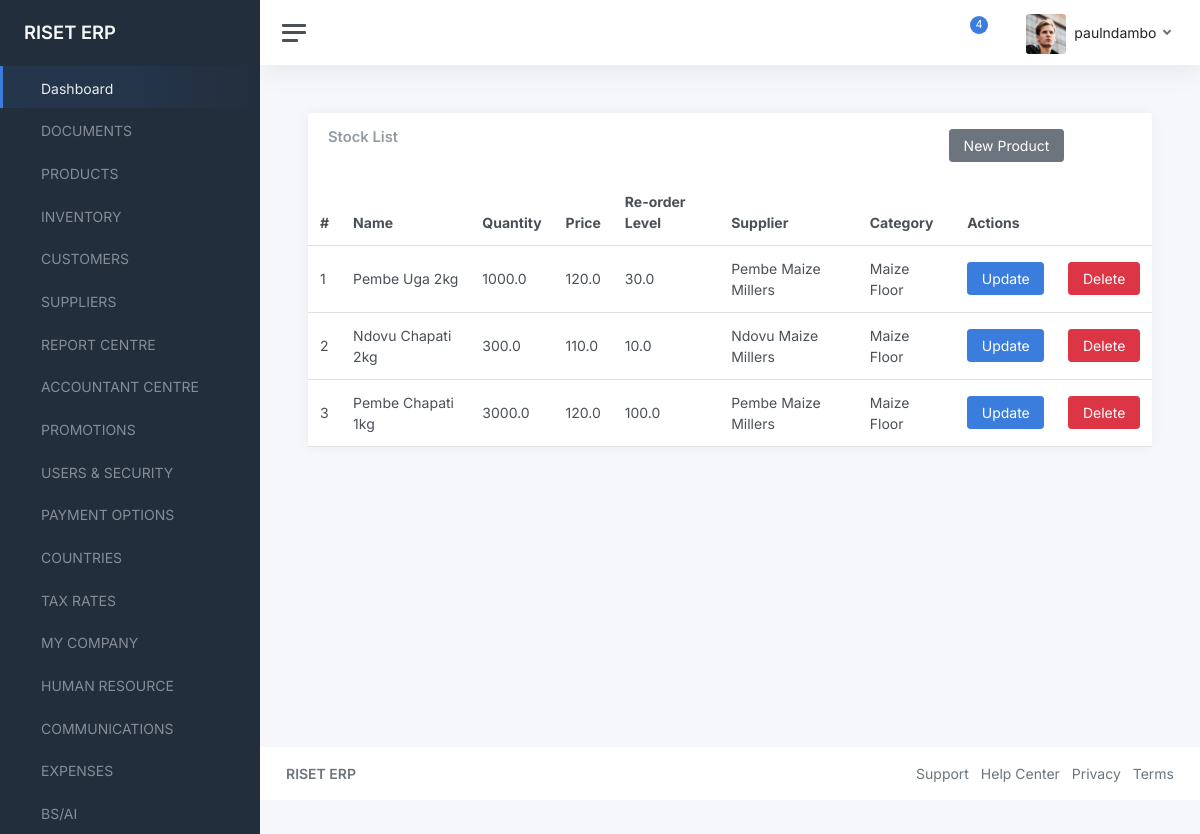
The page /products/ (signed in) on the database its author committed.
### accounts/models.py (models this page shows, shortened)
class User(AbstractBaseUser, PermissionsMixin):
    email = models.EmailField(_('email address'), unique=True)
    username = models.CharField(_('Username'), max_length=200,unique=True)
    first_name = models.CharField(_('first name'), max_length=30, blank=True)
    last_name = models.CharField(_('last name'), max_length=30, blank=True)
    date_joined = models.DateTimeField(_('date joined'), auto_now_add=True)
    is_active = models.BooleanField(_('active'), default=True)
    is_admin = models.BooleanField(_('is_admin'), default=False)
    objects = UserManager()
    USERNAME_FIELD = 'username'
    REQUIRED_FIELDS = ['email']
    class Meta:
        verbose_name = _('user')
        verbose_name_plural = _('users')

### data/models.py (models this page shows, shortened)
class Item(models.Model):
    name = models.CharField(max_length=200)
    quantity = models.FloatField(default=0)
    price = models.FloatField()
    discount_price = models.FloatField(default=0)
    re_order_level = models.FloatField(default=0)
    receive_amount = models.FloatField(default=0)
    sell_amount = models.FloatField(default=0)
    supplier = models.ForeignKey(Supplier, on_delete=models.CASCADE)
    category = models.ForeignKey(Category, on_delete=models.CASCADE)
    date_added = models.DateTimeField(auto_now_add=True)
    date_updated = models.DateField(auto_now=True)
    slug = models.SlugField(blank=True, null=True)

class Supplier(models.Model):
    name = models.CharField(max_length=200)
    address = models.CharField(max_length=200)
    town = models.CharField(max_length=200)
    country = models.CharField(max_length=200)
    date_added = models.DateField(default=timezone.now)
    def __str__(self):
        return self.name

class Category(models.Model):
    title = models.CharField(max_length=200)
    def __str__(self):
        return self.title

### data/views.py (the view)
# urls.py: path("products/", views.products, name="products"),
@login_required(login_url='/login')
def products(request):
    products = Item.objects.all()
    context = {
        "products": products
    }
    return render(request, "data/products.html", context)

### data/templates/data/products.html
{% extends "component-base.html" %}
{% block content %}
<main class="content">
	<div class="container-fluid p-0">
		<div class="row">
			<div class="col-12 col-lg-12 col-xxl-12 d-flex">
				<div class="card flex-fill">
					<div class="card-header">
						<div class="row">
							<div class="col-9">
								<h5 class="card-title mb-0">Stock List</h5>
							</div>
							<div class="col-3">
								<a href="{% url 'new-product' %}" class="btn btn-secondary">New Product</a>
							</div>
						</div>
					</div>
					<table class="table table-hover my-0">
						<thead>
							<tr>
                <th>#</th>
								<th>Name</th>
								<th>Quantity</th>
                <th>Price</th>
                <th>Re-order Level</th>
                <th>Supplier</th>
                <th>Category</th>
                <th colspan="2">Actions</th>
							</tr>
						</thead>
						<tbody>
{% for product in products %}
							<tr>
                <td>{{product.id}}</td>
								<td>{{product.name}}</td>
                <td class="">{{product.quantity}}</td>
                <td class="">{{product.price}}</td>
								<td class="">{{product.re_order_level}}</td>
                <td class="">{{product.supplier}}</td>
                <td class="">{{product.category}}</td>
								<td class="">
                  <a href="#" class="btn btn-primary">Update</a>
                </td>
								<td>
                  <a href="#" class="btn btn-danger">Delete</a>
                </td>
							</tr>
{% endfor %}
						</tbody>
					</table>
				</div>
			</div>
		</div>
	</div>
</main>
{% endblock content %}

### templates/component-base.html (shortened to what this page needs)
{% load static %}
<!DOCTYPE html>
<html lang="en">
<head>
	<link href="{% static 'admin/css/app.css' %}" rel="stylesheet">
</head>
<body>
	<div class="wrapper">
		<nav id="sidebar" class="sidebar js-sidebar">
			<div class="sidebar-content js-simplebar">
				<a class="sidebar-brand" href="{% url 'dashboard' %}">
          <span class="align-middle">RISET ERP</span>
        </a>
				<ul class="sidebar-nav">
					<li class="sidebar-item active">
						<a class="sidebar-link" href="{% url 'dashboard' %}">
               <span class="align-middle">Dashboard</span>
            </a>
					</li>
					<li class="sidebar-item">
						<a class="sidebar-link" href="{% url 'documents' %}">
               <span class="align-middle">DOCUMENTS</span>
            </a>
					</li>
					<li class="sidebar-item">
						<a class="sidebar-link" href="{% url 'products' %}">
               <span class="align-middle">PRODUCTS</span>
            </a>
					</li>
					<li class="sidebar-item">
						<a class="sidebar-link" href="#">
               <span class="align-middle">INVENTORY</span>
            </a>
					</li>
					<li class="sidebar-item">
						<a class="sidebar-link" href="{% url 'customers' %}">
               <span class="align-middle">CUSTOMERS</span>
            </a>
					</li>
					<li class="sidebar-item">
						<a class="sidebar-link" href="{% url 'suppliers' %}">
               <span class="align-middle">SUPPLIERS</span>
            </a>
					</li>
					<li class="sidebar-item">
						<a class="sidebar-link" href="{% url 'reports' %}">
               <span class="align-middle">REPORT CENTRE</span>
            </a>
					</li>
					<li class="sidebar-item">
						<a class="sidebar-link" href="{% url 'countries' %}">
               <span class="align-middle">ACCOUNTANT CENTRE</span>
            </a>
					</li>
					<li class="sidebar-item">
						<a class="sidebar-link" href="{% url 'promotions' %}">
               <span class="align-middle">PROMOTIONS</span>
            </a>
					</li>
					<li class="sidebar-item">
						<a class="sidebar-link" href="{% url 'users-list' %}">
               <span class="align-middle">USERS & SECURITY</span>
            </a>
					</li>
					<li class="sidebar-item">
						<a class="sidebar-link" href="{% url 'payment-options' %}">
               <span class="align-middle">PAYMENT OPTIONS</span>
            </a>
					</li>
					<li class="sidebar-item">
						<a class="sidebar-link" href="{% url 'countries' %}">
               <span class="align-middle">COUNTRIES</span>
            </a>
					</li>
					<li class="sidebar-item">
						<a class="sidebar-link" href="{% url 'countries' %}">
               <span class="align-middle">TAX RATES</span>
            </a>
					</li>
					<li class="sidebar-item">
						<a class="sidebar-link" href="{% url 'countries' %}">
               <span class="align-middle">MY COMPANY</span>
            </a>
					</li>
					<li class="sidebar-item">
						<a class="sidebar-link" href="{% url 'countries' %}">
               <span class="align-middle">HUMAN RESOURCE</span>
            </a>
					</li>
					<li class="sidebar-item">
						<a class="sidebar-link" href="{% url 'countries' %}">
               <span class="align-middle">COMMUNICATIONS</span>
            </a>
					</li>
					<li class="sidebar-item">
						<a class="sidebar-link" href="{% url 'expenses' %}">
               <span class="align-middle">EXPENSES</span>
            </a>
					</li>
					<li class="sidebar-item">
						<a class="sidebar-link" href="{% url 'countries' %}">
               <span class="align-middle">BS/AI</span>
            </a>
					</li>
				</ul>
			</div>
		</nav>
		<div class="main">
			<nav class="navbar navbar-expand navbar-light navbar-bg">
				<a class="sidebar-toggle js-sidebar-toggle">
          <i class="hamburger align-self-center"></i>
        </a>
				<div class="navbar-collapse collapse">
					<ul class="navbar-nav navbar-align">
						<li class="nav-item dropdown">
							<a class="nav-icon dropdown-toggle" href="#" id="alertsDropdown" data-bs-toggle="dropdown">
								<div class="position-relative">
									<span class="indicator">4</span>
								</div>
							</a>
						</li>
						<li class="nav-item dropdown">
							<a class="nav-icon dropdown-toggle" href="#" id="messagesDropdown" data-bs-toggle="dropdown">
							</a>
						</li>
						<li class="nav-item dropdown">
							<a class="nav-link dropdown-toggle d-none d-sm-inline-block" href="#" data-bs-toggle="dropdown">
                <img src="{% static 'admin/img/avatars/avatar.jpg' %}" class="avatar img-fluid rounded me-1" alt="Charles Hall" /> <span class="text-dark">{{request.user.username}}</span>
              </a>
						</li>
					</ul>
				</div>
			</nav>
{% block content %}
{% endblock content %}
			<footer class="footer">
				<div class="container-fluid">
					<div class="row text-muted">
						<div class="col-6 text-start">
							<p class="mb-0">
								<a class="text-muted" href="{% url 'home' %}" target="_blank"><strong>RISET ERP</strong></a>
							</p>
						</div>
						<div class="col-6 text-end">
							<ul class="list-inline">
								<li class="list-inline-item">
									<a class="text-muted" href="" target="_blank">Support</a>
								</li>
								<li class="list-inline-item">
									<a class="text-muted" href="" target="_blank">Help Center</a>
								</li>
								<li class="list-inline-item">
									<a class="text-muted" href="" target="_blank">Privacy</a>
								</li>
								<li class="list-inline-item">
									<a class="text-muted" href="" target="_blank">Terms</a>
								</li>
							</ul>
						</div>
					</div>
				</div>
			</footer>
		</div>
	</div>
</body>
</html>

### rows shown on the page
User: user.username "paulndambo"
Item: id "1", name "Pembe Uga 2kg", quantity "1000.0", price "120.0", re_order_level "30.0", supplier "Pembe Maize Millers", category "Maize Floor"
Item: id "2", name "Ndovu Chapati 2kg", quantity "300.0", price "110.0", re_order_level "10.0", supplier "Ndovu Maize Millers", category "Maize Floor"
Item: id "3", name "Pembe Chapati 1kg", quantity "3000.0", price "120.0", re_order_level "100.0", supplier "Pembe Maize Millers", category "Maize Floor"
